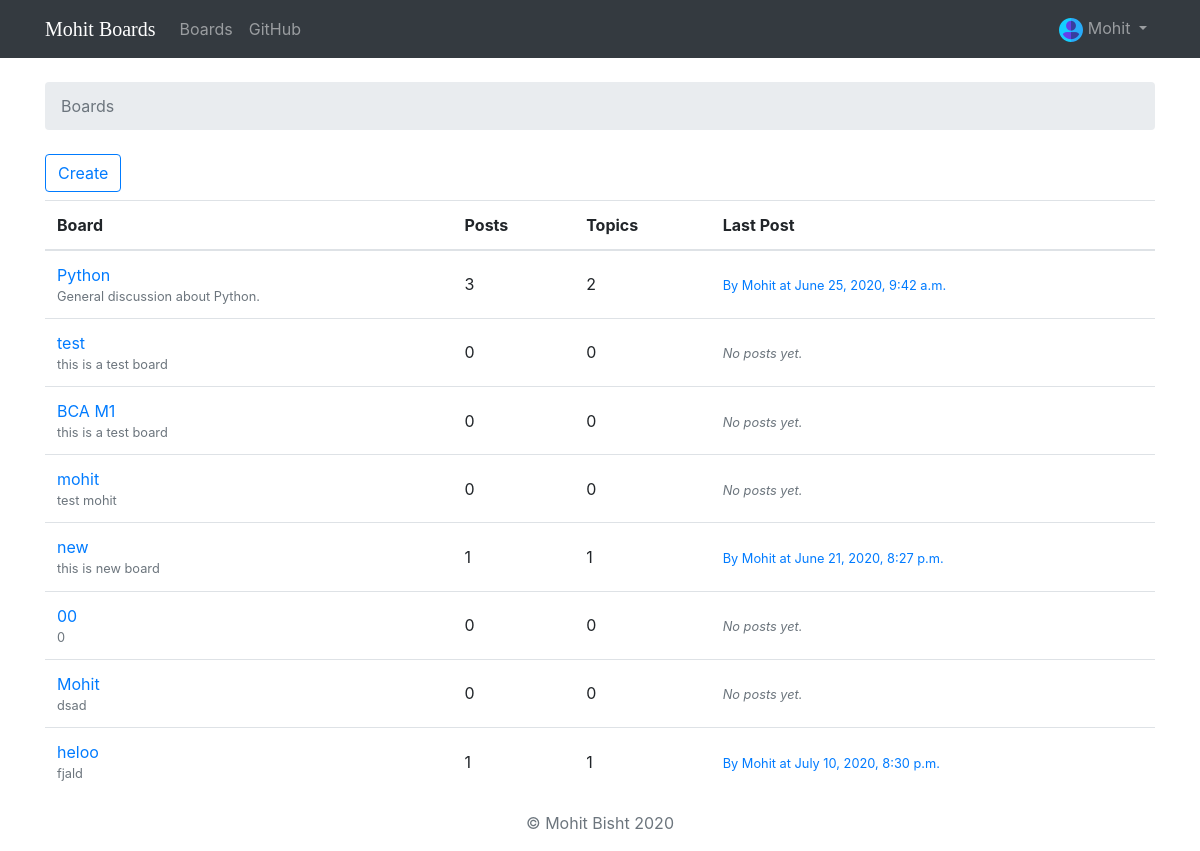
Screenshot of / (signed in) with the database file from the repository.
### chatsite/models.py (models this page shows, shortened)
class Board(models.Model):
    name = models.CharField(max_length=30, unique=True)
    description = models.CharField(max_length=100)
    def get_posts_count(self):
        return Post.objects.filter(topic__board=self).count()
    def get_last_post(self):
        return Post.objects.filter(topic__board=self).order_by('-created_at').first()

class Post(models.Model):
    message = models.TextField(max_length=4000)
    topic = models.ForeignKey(Topic, on_delete=models.CASCADE, related_name='posts')
    created_at = models.DateTimeField(auto_now_add=True)
    updated_at = models.DateTimeField(null=True)
    created_by = models.ForeignKey(User, on_delete=models.CASCADE, related_name='posts')
    updated_by = models.ForeignKey(User, on_delete=models.CASCADE, null=True, related_name='+')

### chatsite/views.py (the view)
# urls.py: url(r'^$', views.BoardListView.as_view(), name='home'),
class BoardListView(ListView):
        model = Board
        context_object_name = 'boards'
        template_name = 'home.html'

### templates/home.html
{% extends 'base.html' %}
{% block breadcrumb %}
  <li class="breadcrumb-item active">Boards</li>
{% endblock %}
{% block content %}
<a class="btn btn-outline-primary mb-2" href="{% url 'board_form' %}">Create</a>
  <table class="table">
    <thead class="thead-inverse">
      <tr>
        <th>Board</th>
        <th>Posts</th>
        <th>Topics</th>
        <th>Last Post</th>
      </tr>
    </thead>
    <tbody>
      {% for board in boards %}
        <tr>
          <td>
            <a href="{% url 'board_topics' board.pk %}">{{ board.name }}</a>
            <small class="text-muted d-block">{{ board.description }}</small>
          </td>
          <td class="align-middle">
            {{ board.get_posts_count }}
          </td>
          <td class="align-middle">
            {{ board.topics.count }}
          </td>
          <td class="align-middle">
            {% with post=board.get_last_post %}
            {% if post %}
              <small>
                <a href="{% url 'topic_posts' board.pk post.topic.pk %}">
                  By {{ post.created_by.username }} at {{ post.created_at }}
                </a>
              </small>
            {% else %}
              <small class="text-muted">
                <em>No posts yet.</em>
              </small>
            {% endif %}
          {% endwith %}
          </td>
        </tr>
      {% endfor %}
    </tbody>
  </table>
{% endblock %}

### templates/base.html (shortened to what this page needs)
{% load static %}<!DOCTYPE html>
<html>
  <head>
    <link rel="stylesheet" href="{% static 'css/bootstrap.min.css' %}">
    <link rel="stylesheet" href="{% static 'css/app.css' %}">
  </head>
  <body>
    {% block body %}
      <div class="wrapper">
        <nav class="navbar navbar-expand-sm navbar-dark bg-dark">
          <div class="container">
            <a class="navbar-brand" href="{% url 'home' %}">Mohit Boards</a>
            <div class="collapse navbar-collapse" id="mainMenu">
              <ul class="navbar-nav">
                <li class="nav-item">
                  <a class="nav-link" href="{% url 'home' %}">Boards</a>
                </li>
                <li class="nav-item">
                  <a class="nav-link" href="https://github.com/Mohitb07/mohitboard" target="_blank" rel="noopener">GitHub</a>
                </li>
              </ul>
              {% if user.is_authenticated %}
                <ul class="navbar-nav ml-auto">
                  <li class="nav-item dropdown">
                    <a class="nav-link dropdown-toggle" href="#" id="userMenu" data-toggle="dropdown" aria-haspopup="true" aria-expanded="false">
                     <span><img src="{% static 'img/new-user2.png' %}" alt=""/></span> {{ user.username }}
                    </a>
                  </li>
                </ul>
              {% else %}
                <form class="form-inline ml-auto">
                  <a href="{% url 'login' %}" class="btn btn-outline-warning">Log in</a>
                  <a href="{% url 'signup' %}" class="btn btn-primary ml-2">Sign up</a>
                </form>
              {% endif %}
            </div>
          </div>
        </nav>
        <div class="container">
          <ol class="breadcrumb my-4">
            {% block breadcrumb %}
            {% endblock %}
          </ol>
          {% if user.is_authenticated %}
          {% block content %}
          {% endblock %}
          {% else %}
          <div class="container-fluid jumbotron">
            <p class="lead">Please Login first to view the latest post 😊</p>
          </div>
          {% endif %}
        </div>
      </div>
      <footer class="text-muted">
        <div class="container text-center">
          <p>&COPY; Mohit Bisht {% now "Y" %}</p>
        </div>
      </footer>
    {% endblock body %}
  </body>
</html>

### static/css/app.css (style rules this page uses)
.navbar-brand { font-family: 'Lobster', cursive; }

### rows the page displays
Board: name "Python", description "General discussion about Python.", get_posts_count "3", topics.count "2", get_last_post.created_by.username "Mohit", get_last_post.created_at "June 25, 2020, 9:42 a.m."
Board: name "test", description "this is a test board", get_posts_count "0", topics.count "0", shows "No posts yet."
Board: name "BCA M1", description "this is a test board", get_posts_count "0", topics.count "0", shows "No posts yet."
Board: name "mohit", description "test mohit", get_posts_count "0", topics.count "0", shows "No posts yet."
Board: name "new", description "this is new board", get_posts_count "1", topics.count "1", get_last_post.created_by.username "Mohit", get_last_post.created_at "June 21, 2020, 8:27 p.m."
Board: name "00", description "0", get_posts_count "0", topics.count "0", shows "No posts yet."
Board: name "Mohit", description "dsad", get_posts_count "0", topics.count "0", shows "No posts yet."
Board: name "heloo", description "fjald", get_posts_count "1", topics.count "1", get_last_post.created_by.username "Mohit", get_last_post.created_at "July 10, 2020, 8:30 p.m."

### other values shown
{{ user.username }} "Mohit"
